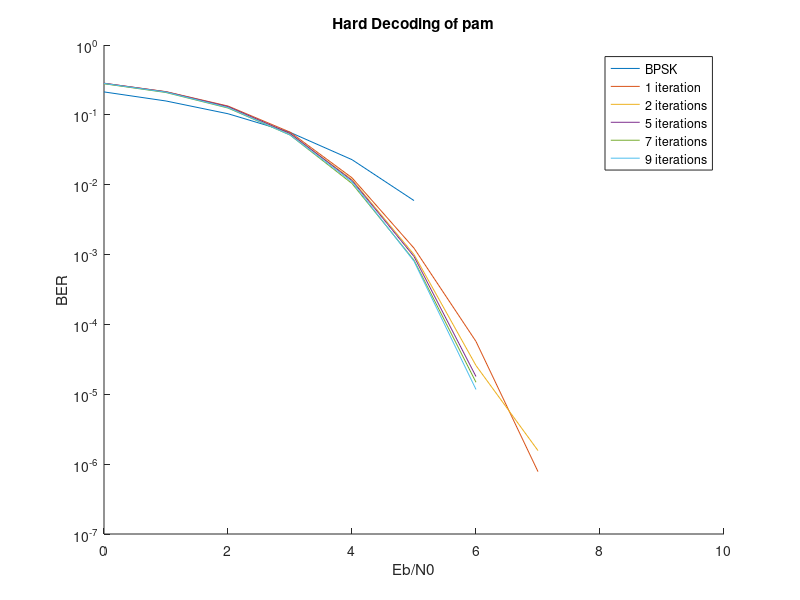
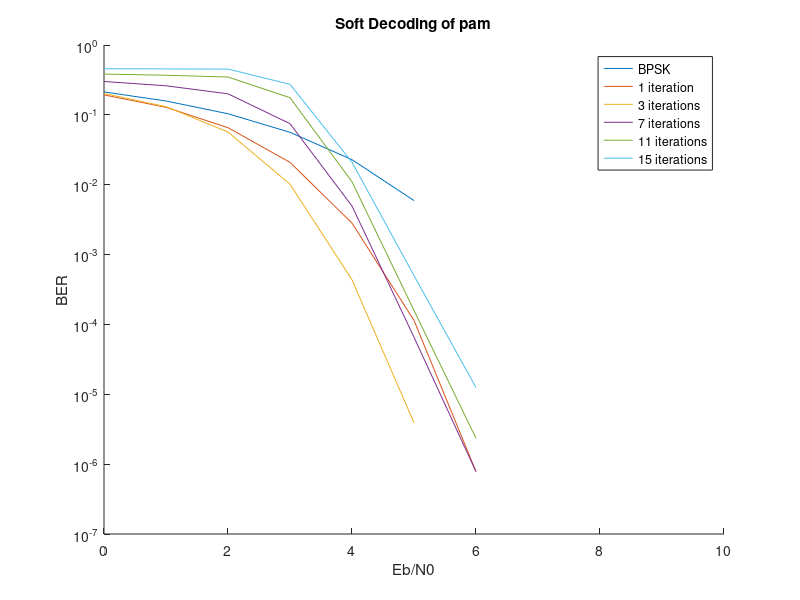

The MATLAB source for these figures, in order:
close all
clc
clear


BER_pam1 = [0.0789150000000000 0.055838000000000 0.0377490000000000 0.0226910000000000 0.0124200000000000 0.00586100000000000 0.00241900000000000 0.000763000000000000 0.000219000000000000 3.40000000000000e-05 4.00000000000000e-06];
BER_qam2 = [0.0789425000000000
0.0559850000000000
0.0377985000000000
0.0228615000000000
0.0126375000000000
0.00605500000000000
0.00233850000000000
0.000774000000000000
0.000178000000000000
3.55000000000000e-05
1.50000000000000e-06
5.00000000000000e-07];
BER_qam4 = [0.140860500000000
0.118954000000000
0.0977317500000000
0.0773932500000000
0.0585857500000000
0.0419385000000000
0.0279185000000000
0.0170302500000000
0.00930425000000000
0.00441025000000000
0.00177725000000000
0.000563000000000000
0.000143250000000000
2.45000000000000e-05
4.25000000000000e-06];
BER_qam6 = [0.199876000000000
0.177850500000000
0.157242333333333
0.137272333333333
0.118624500000000
0.100855666666667
0.0840655000000000
0.0677870000000000
0.0523825000000000
0.0386655000000000
0.0269078333333333
0.0171495000000000
0.0100190000000000
0.00514400000000000
0.00231250000000000
0.000870000000000000
0.000261333333333333
6.38333333333333e-05
9.50000000000000e-06
1.16666666666667e-06
1.66666666666667e-07];



BER_HD_5_iterations = [0.283936718750000
0.213657031250000
0.131418750000000
0.0542710937500000
0.0114773437500000
0.000939062500000000
1.79687500000000e-05
0
0
0
0];

BER_SD_15_iterations = [0.343340000000000
0.225310000000000
0.109590000000000
0.0301700000000000
0.00838000000000000
0.00151000000000000
0.000370000000000000
0.000150000000000000];

BER_HD_1_iteration = [0.283291406250000
0.214907812500000
0.133790625000000
0.0566492187500000
0.0125687500000000
0.00123593750000000
5.70312500000000e-05
7.81250000000000e-07
0
0
0];

BER_SD_1_iteration =[0.193117187500000
0.128341406250000
0.0655296875000000
0.0208906250000000
0.00282265625000000
0.000114062500000000
7.81250000000000e-07
0
0
0
0];

BER_HD_2_iterations = [0.280650000000000
0.212506250000000
0.129941406250000
0.0537781250000000
0.0118265625000000
0.00100156250000000
2.57812500000000e-05
1.56250000000000e-06
0
0
0];

BER_SD_3_iterations = [0.202389843750000
0.130969531250000
0.0568109375000000
0.0101671875000000
0.000435937500000000
3.90625000000000e-06
0
0
0
0
0]

BER_HD_7_iterations = [0.279046875000000
0.208839843750000
0.125226562500000
0.0514671875000000
0.0104070312500000
0.000830468750000000
1.48437500000000e-05
0
0
0
0];
BER_SD_7_iterations = [0.300366406250000
0.260850781250000
0.200203906250000
0.0747929687500000
0.00495390625000000
6.56250000000000e-05
7.81250000000000e-07
0
0
0
0];

BER_HD_9_iterations = [0.281491406250000
0.211202343750000
0.127065625000000
0.0516960937500000
0.0109828125000000
0.000803906250000000
1.17187500000000e-05
0
0
0
0];

BER_SD_11_iterations = [0.383654687500000
0.369060156250000
0.347992968750000
0.176010156250000
0.0110265625000000
0.000158593750000000
2.34375000000000e-06
0
0
0
0];

BER_SD_18_iterations = [0.457275781250000
0.454669531250000
0.452172656250000
0.273790625000000
0.0209531250000000
0.000500000000000000
1.25000000000000e-05
0
0
0
0];

BER_SD_21_iterations = [];

BER_pam1_new = [0.213024166666667
0.157970500000000
0.103757166666667
0.0562288333333333
0.0228336666666667
0.00592966666666667
0.000776833333333333
3.58333333333333e-05
1.66666666666667e-07
0
0];

figure
hold on
plot(0:5, BER_pam1_new(1:6))
% plot(0:10, BER_qam2(1:11))
% plot(0:10, BER_qam4(1:11))
% plot(0:10, BER_qam6(1:11))
%plot(0:5, BER_SD_15_iterations(1:6))
plot(0:10, BER_HD_1_iteration(1:11))
plot(0:10, BER_HD_2_iterations(1:11))
plot(0:10, BER_HD_5_iterations(1:11))
plot(0:10, BER_HD_7_iterations(1:11))
plot(0:10, BER_HD_9_iterations(1:11))
set(gca, 'YScale', 'log')
xlabel('Eb/N0')
ylabel("BER")
%legend('BPSK', 'QPSK', '16QAM', '64QAM')
legend('BPSK', '1 iteration', '2 iterations', '5 iterations', '7 iterations', '9 iterations')
title('Hard Decoding of pam')

figure
hold on
plot(0:5, BER_pam1_new(1:6))
% plot(0:10, BER_qam2(1:11))
% plot(0:10, BER_qam4(1:11))
% plot(0:10, BER_qam6(1:11))
%plot(0:5, BER_SD_15_iterations(1:6))
plot(0:10, BER_SD_1_iteration(1:11))
plot(0:10, BER_SD_3_iterations(1:11))
plot(0:10, BER_SD_7_iterations(1:11))
plot(0:10, BER_SD_11_iterations(1:11))
%plot(0:10, BER_SD_15_iterations(1:11))
plot(0:10, BER_SD_18_iterations(1:11))
%plot(0:10, BER_SD_21_iterations(1:11))
set(gca, 'YScale', 'log')
xlabel('Eb/N0')
ylabel("BER")
%legend('BPSK', 'QPSK', '16QAM', '64QAM')
legend('BPSK', '1 iteration', '3 iterations', '7 iterations', '11 iterations', '15 iterations', '18 iterations', '21 iterations')
title('Soft Decoding of pam')